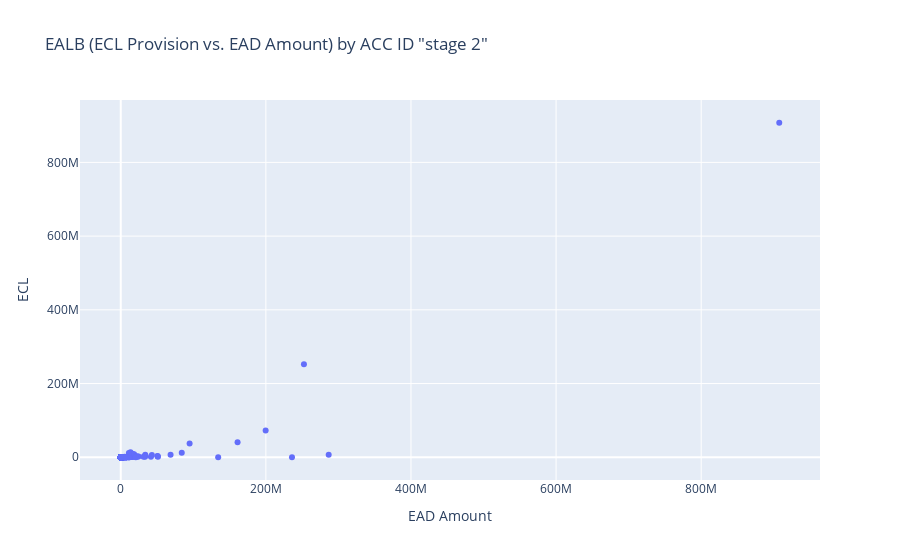

The cell this chart's notebook holds for it:
### Code cell
df1=df[df['Stage'] == "STAGE_2"]
df1
fig = go.Figure(data=[go.Scatter(
    x=df1["Current Exposure"],
    y=df1["ECL final after all edit"],
    mode='markers',
    hoverinfo='text',
    hovertext=[f'EAD Amount: {ead:,.0f} | ECL: {imp:,.0f} | ECL Coverage: {cov * 100:.0f}% | ACC ID: {acc_id}' for ead, imp, cov, acc_id in zip(df1["Current Exposure"], 
    df1["ECL final after all edit"], df1["ECL Coverage Ratio "], df1["Position Id"])]
    )])

fig.update_layout(title='EALB (ECL Provision vs. EAD Amount) by ACC ID "stage 2"',
                  xaxis_title='EAD Amount',
                  yaxis_title='ECL')
# fig.write_html("EALB (ECL Provision vs. EAD Amount) by ACC ID S2.html")
asw2 = np.sum(df1["ECL final after all edit"])
as3 =np.sum(df1["Current Exposure"])
print(f"{asw2:,.0f}, {as3:,.0f}")
fig.show()

### Figure 1 — Plotly figure (JSON) as saved in the notebook; plotly's stock layout.template omitted (floating-point values rounded to 4 significant figures; data arrays with more than 128 entries replaced by an {"elided": "..."} marker saying what was removed)
{"data": [{"hoverinfo": "text", "hovertext": {"elided": "838 str values"}, "mode": "markers", "type": "scatter", "x": {"elided": "838 float values"}, "y": {"elided": "838 float values"}}], "layout": {"title": {"text": "EALB (ECL Provision vs. EAD Amount) by ACC ID \"stage 2\""}, "xaxis": {"title": {"text": "EAD Amount"}}, "yaxis": {"title": {"text": "ECL"}}}}
